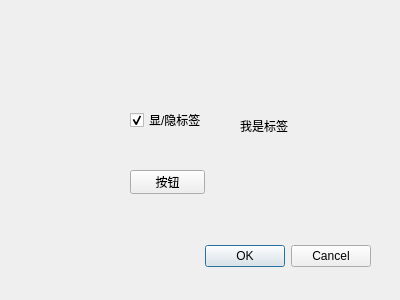
<?xml version="1.0" encoding="UTF-8"?>
<ui version="4.0">
 <class>Dialog</class>
 <widget class="QDialog" name="Dialog">
  <property name="geometry">
   <rect>
    <x>0</x>
    <y>0</y>
    <width>400</width>
    <height>300</height>
   </rect>
  </property>
  <property name="windowTitle">
   <string>Dialog</string>
  </property>
  <property name="windowIcon">
   <iconset resource="resource.qrc">
    <normaloff>:/pic1/images/open.jpg</normaloff>:/pic1/images/open.jpg</iconset>
  </property>
  <widget class="QDialogButtonBox" name="buttonBox">
   <property name="geometry">
    <rect>
     <x>30</x>
     <y>240</y>
     <width>341</width>
     <height>32</height>
    </rect>
   </property>
   <property name="orientation">
    <enum>Qt::Horizontal</enum>
   </property>
   <property name="standardButtons">
    <set>QDialogButtonBox::Cancel|QDialogButtonBox::Ok</set>
   </property>
  </widget>
  <widget class="QLabel" name="label">
   <property name="geometry">
    <rect>
     <x>240</x>
     <y>90</y>
     <width>71</width>
     <height>71</height>
    </rect>
   </property>
   <property name="styleSheet">
    <string notr="true">image: url(:/pic1/images/notepad.jpg);</string>
   </property>
   <property name="text">
    <string>我是标签</string>
   </property>
  </widget>
  <widget class="QCheckBox" name="checkBox">
   <property name="geometry">
    <rect>
     <x>130</x>
     <y>110</y>
     <width>79</width>
     <height>20</height>
    </rect>
   </property>
   <property name="text">
    <string>显/隐标签</string>
   </property>
   <property name="checked">
    <bool>true</bool>
   </property>
  </widget>
  <widget class="QPushButton" name="pushButton">
   <property name="geometry">
    <rect>
     <x>130</x>
     <y>170</y>
     <width>75</width>
     <height>24</height>
    </rect>
   </property>
   <property name="text">
    <string>按钮</string>
   </property>
  </widget>
 </widget>
 <resources>
  <include location="resource.qrc"/>
 </resources>
 <connections>
  <connection>
   <sender>buttonBox</sender>
   <signal>accepted()</signal>
   <receiver>Dialog</receiver>
   <slot>accept()</slot>
   <hints>
    <hint type="sourcelabel">
     <x>248</x>
     <y>254</y>
    </hint>
    <hint type="destinationlabel">
     <x>157</x>
     <y>274</y>
    </hint>
   </hints>
  </connection>
  <connection>
   <sender>buttonBox</sender>
   <signal>rejected()</signal>
   <receiver>Dialog</receiver>
   <slot>reject()</slot>
   <hints>
    <hint type="sourcelabel">
     <x>316</x>
     <y>260</y>
    </hint>
    <hint type="destinationlabel">
     <x>286</x>
     <y>274</y>
    </hint>
   </hints>
  </connection>
  <connection>
   <sender>checkBox</sender>
   <signal>clicked(bool)</signal>
   <receiver>label</receiver>
   <slot>setVisible(bool)</slot>
   <hints>
    <hint type="sourcelabel">
     <x>170</x>
     <y>117</y>
    </hint>
    <hint type="destinationlabel">
     <x>276</x>
     <y>117</y>
    </hint>
   </hints>
  </connection>
 </connections>
</ui>
